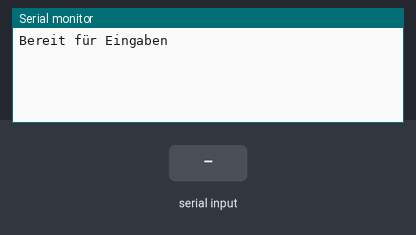
Bench run of a sketch on a simulated Arduino Uno, built with avr-gcc and run on an emulated ATmega328P. Shown: the last lines printed to the serial monitor. The test bench sets the inputs (shaded band).

Above: at 1.2 s.
1.3 s: "1" received over the second serial link
At 2.5 s:
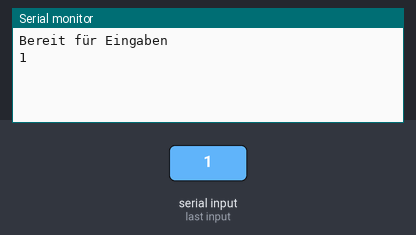
2.8 s: "0" received over the second serial link
At 3.8 s:
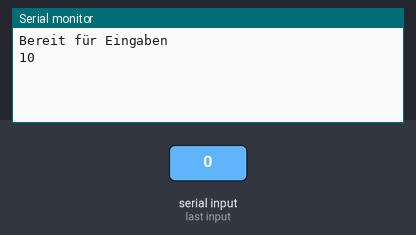

Measured:
- after the input at 1.3 s, the serial monitor: prints a new line at once (image 1)
- after the input at 2.8 s, the serial monitor: prints a new line at once (image 2)

The sketch:

A_Serial.ino
```cpp
/*
 * Communication between two Arduinos by SoftwareSerial
 *
 * Cross over wiring:
 *
 * Board1   Board2
 *  GND  --  GND
 *   2   --   3
 *   3   --   2
 *
 */

#include <SoftwareSerial.h>

SoftwareSerial mySerial(2, 3); // RX, TX

void setup() {
  Serial.begin(9600);
  mySerial.begin(4800);
  Serial.println("Bereit für Eingaben");
}

void loop() { // run over and over
  if (mySerial.available()) {
    Serial.write(mySerial.read());
  }
  if (Serial.available()) {
    mySerial.write(Serial.read());
  }
}
```
